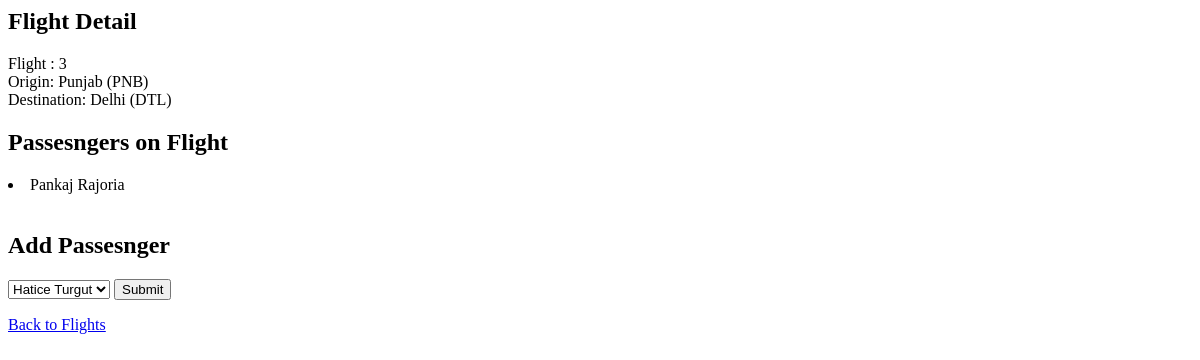
/flights/3, run on an earlier commit of the app's database.
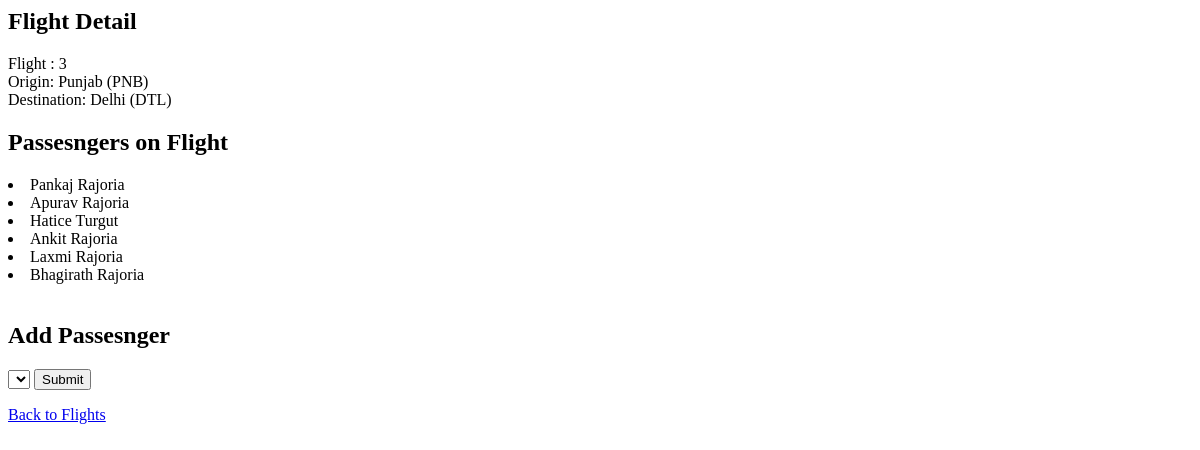
And on a later commit of the database.
### flights/models.py (models this page shows, shortened)
class Flights(models.Model):
    origin = models.ForeignKey(Airport,on_delete=models.CASCADE, related_name="departures")
    destination = models.ForeignKey(Airport,on_delete=models.CASCADE, related_name="arrivals")
    duration = models.IntegerField()

class Airport(models.Model):
    code = models.CharField(max_length=3)
    city = models.CharField(max_length=64)
    def __str__(self):
        return f"{self.city} ({self.code})"

class Passengers(models.Model):
    fname = models.CharField(max_length=64)
    lname = models.CharField(max_length=64)
    flights = models.ManyToManyField(Flights, blank=True, related_name="passengers")
    def __str__(self):
        return f"{self.fname} {self.lname}"

### flights/views.py (the view)
# urls.py: path("<int:flight_id>",views.flight,name="flight"),
def flight(request, flight_id):
    flight = Flights.objects.get(pk=flight_id)
    return render(request,"flights/flight.html",{
        "flight":flight,
        "passengers": flight.passengers.all(),
        "non_passengers": Passengers.objects.exclude(flights=flight).all(),
    })

### flights/templates/flights/flight.html (shortened to what this page needs)
    <h2>Flight Detail</h2>
        Flight : {{ flight.id }} <br>
        Origin: {{flight.origin}} <br>
        Destination: {{flight.destination}} <br>
        <h2>Passesngers on Flight</h2>
        {% for passenger in passengers %}
        <li>{{ passenger }}</li>
        {% empty %}
        No Passesngers
        {% endfor %}
<h2>Add Passesnger</h2>
<form action="{% url 'flights:book' flight.id %}" method="POST">
    <select name="passenger">
        {% for passenger in non_passengers %}
        <option value="{{ passenger.id }}">{{ passenger }}</option>
        {% endfor %}
    </select>
    <input type="submit">
</form>
<a href="{% url 'flights:index' %}">Back to Flights</a>

What changed in the data, as far as the page shows it:
added Passengers: fname+lname "Apurav Rajoria"
now on this page (row unchanged): Passengers: fname+lname "Hatice Turgut"
added Passengers: fname+lname "Ankit Rajoria"
added Passengers: fname+lname "Laxmi Rajoria"
added Passengers: fname+lname "Bhagirath Rajoria"
Also different on the page:
form field passenger: "Hatice Turgut" → (not shown)
